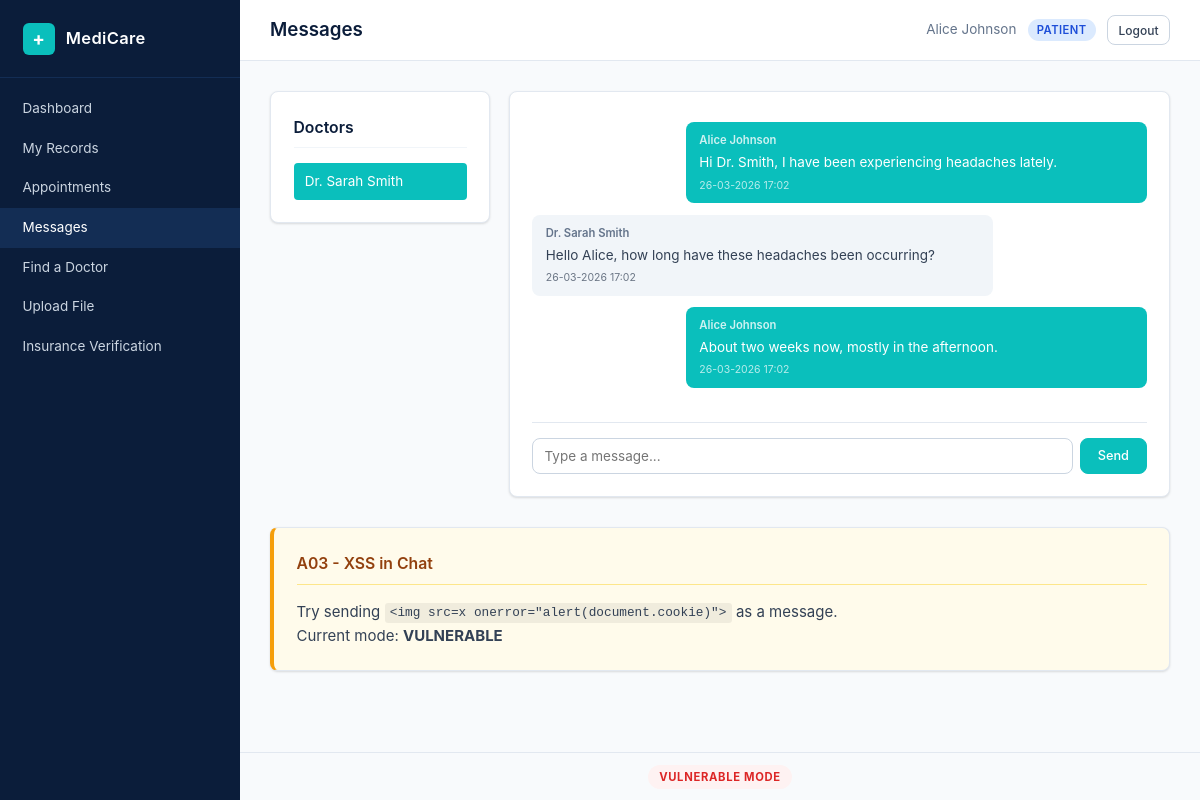
The page /patient/chat.php (signed in) on the database as committed earlier.
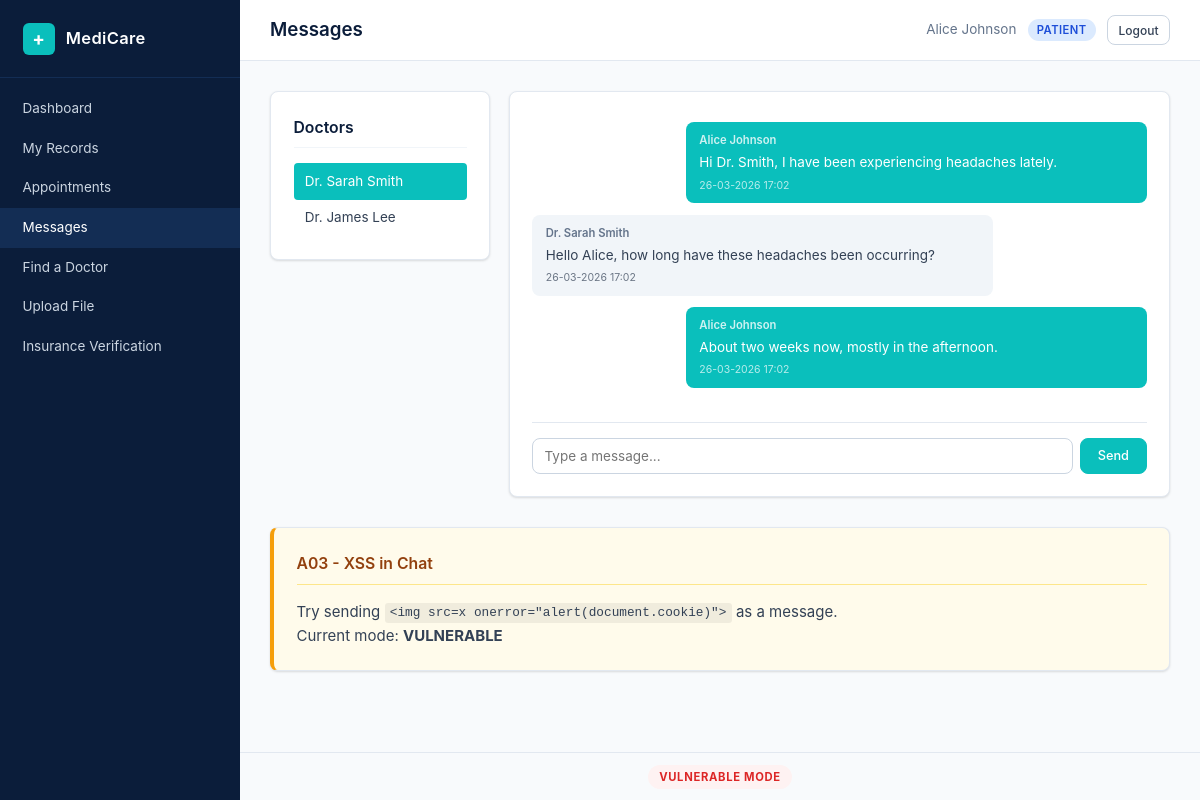
The same page on the database as committed later.
### tables this page shows
CREATE TABLE users (
    id INT AUTO_INCREMENT PRIMARY KEY,
    name VARCHAR(100) NOT NULL,
    email VARCHAR(150) NOT NULL UNIQUE,
    password VARCHAR(255) NOT NULL,
    role ENUM('patient','doctor','admin') NOT NULL DEFAULT 'patient',
    created_at TIMESTAMP DEFAULT CURRENT_TIMESTAMP
);

CREATE TABLE messages (
    id INT AUTO_INCREMENT PRIMARY KEY,
    sender_id INT NOT NULL,
    receiver_id INT NOT NULL,
    body TEXT NOT NULL,
    sent_at TIMESTAMP DEFAULT CURRENT_TIMESTAMP,
    FOREIGN KEY (sender_id) REFERENCES users(id) ON DELETE CASCADE,
    FOREIGN KEY (receiver_id) REFERENCES users(id) ON DELETE CASCADE
);

### config.php (called while the page is built, shortened)
<?php
function currentUserId(): int {
    return (int) $_SESSION['user_id'];
}
function esc(string $value): string {
    return htmlspecialchars($value, ENT_QUOTES, 'UTF-8');
}
function fmtDate(string $datetime): string {
    return date('d-m-Y H:i', strtotime($datetime));
}

### patient/chat.php (the view, shortened to what the changed rows need)
<?php
require_once __DIR__ . '/../config.php';
require_once __DIR__ . '/../helpers.php';
$conn = getDB();
$userId = currentUserId();
$doctors = $conn->query("SELECT id, name FROM users WHERE role = 'doctor'")->fetchAll();
$selectedDoctor = (int)($_GET['doctor_id'] ?? ($doctors[0]['id'] ?? 0));
$messages = fetchMessages($conn, $userId, $selectedDoctor);
function fetchMessages(PDO $conn, int $userId, int $doctorId): array {
    $stmt = $conn->prepare(
        "SELECT m.*, u.name AS sender_name FROM messages m
         JOIN users u ON m.sender_id = u.id
         WHERE (m.sender_id = ? AND m.receiver_id = ?) OR (m.sender_id = ? AND m.receiver_id = ?)
         ORDER BY m.sent_at ASC"
    );
    $stmt->execute([$userId, $doctorId, $doctorId, $userId]);
    return $stmt->fetchAll();
}
renderHeader('Messages');
?>
<div class="chat-layout">
    <div class="card chat-sidebar-card">
        <ul class="contact-list">
            <?php foreach ($doctors as $doc): ?>
                <li>
                    <a href="?doctor_id=<?= $doc['id'] ?>"
                       class="contact-link <?= $doc['id'] === $selectedDoctor ? 'active' : '' ?>">
                        <?= esc($doc['name']) ?>
                    </a>
                </li>
            <?php endforeach; ?>
        </ul>
    </div>
    <div class="card chat-main">
        <div class="chat-messages" id="chatMessages">
            <?php foreach ($messages as $msg): ?>
                <?php $isOwn = (int)$msg['sender_id'] === $userId; ?>
                <div class="chat-bubble <?= $isOwn ? 'chat-own' : 'chat-other' ?>">
                    <span class="chat-sender"><?= esc($msg['sender_name']) ?></span>
                    <?php if (!SECURE_MODE): ?>
                        <p><?= $msg['body'] ?></p>
                    <?php else: ?>
                        <p><?= esc($msg['body']) ?></p>
                    <?php endif; ?>
                    <span class="chat-time"><?= fmtDate($msg['sent_at']) ?></span>
                </div>
            <?php endforeach; ?>
        </div>
    </div>
</div>
<?php renderFooter(); ?>

### helpers.php (shortened to what the changed rows need)
<?php
require_once __DIR__ . '/config.php';
function renderHeader(string $title = 'MediCare Portal'): void {
    $role = currentRole();
    ?>
    <!DOCTYPE html>
    <html lang="en">
    <head>
        <link rel="stylesheet" href="/assets/style.css">
    </head>
    <body>
        <div class="layout">
            <?php renderSidebar($role); ?>
            <div class="main-area">
                <header class="top-bar">
                    <h1 class="page-title"><?= esc($title) ?></h1>
                </header>
                <main class="content">
    <?php
}
function renderFooter(): void {
    ?>
                </main>
            </div>
        </div>
    </body>
    </html>
    <?php
}
function renderSidebar(string $role): void {
    $navItems = getSidebarItems($role);
    ?>
    <nav class="sidebar">
        <ul class="nav-list">
            <?php foreach ($navItems as $item): ?>
                <li>
                    <a href="<?= esc($item['url']) ?>" class="nav-link"><?= esc($item['label']) ?></a>
                </li>
            <?php endforeach; ?>
        </ul>
    </nav>
    <?php
}
function getSidebarItems(string $role): array {
    $shared = [
        ['url' => '/shared/search.php', 'label' => 'Find a Doctor'],
        ['url' => '/shared/upload.php', 'label' => 'Upload File'],
        ['url' => '/shared/insurance_fetch.php', 'label' => 'Insurance Verification'],
    ];
    $roleMenus = [
        'patient' => [
            ['url' => '/patient/dashboard.php', 'label' => 'Dashboard'],
            ['url' => '/patient/records.php', 'label' => 'My Records'],
            ['url' => '/patient/appointments.php', 'label' => 'Appointments'],
            ['url' => '/patient/chat.php', 'label' => 'Messages'],
        ],
        'doctor' => [
            ['url' => '/doctor/dashboard.php', 'label' => 'Dashboard'],
            ['url' => '/doctor/patients.php', 'label' => 'My Patients'],
            ['url' => '/doctor/chat.php', 'label' => 'Messages'],
        ],
        'admin' => [
            ['url' => '/admin/dashboard.php', 'label' => 'Dashboard'],
            ['url' => '/admin/users.php', 'label' => 'Manage Users'],
            ['url' => '/admin/audit_log.php', 'label' => 'Audit Log'],
        ],
    ];
    return array_merge($roleMenus[$role] ?? [], $shared);
}

Rows that differ between the two databases and show on the page:
added users: name "Dr. James Lee"
